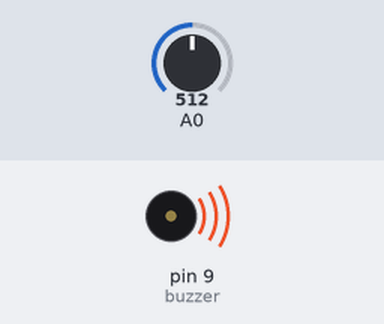
Simulated run of this sketch. Board: Arduino Uno, built with avr-gcc and run on an emulated ATmega328P. Parts: buzzer (waves = sounding). The test bench sets the inputs (shaded band); at power-on: A0 = 512. What the sketch prints to the serial monitor is not drawn.

Above: at 0.1 s.
Timing chart, 0 to 1.6 s (numbered marks = the images above):
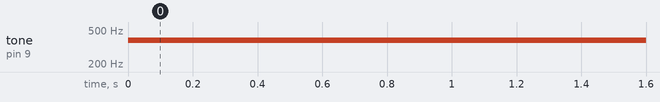

Measured:
- by itself, tone on pin 9 (buzzer): silent → 377 Hz at 0.00 s

The sketch:

buzzerWithPotentiometer.ino
```cpp
int buzzer = 9;
void setup() {
  // put your setup code here, to run once:
  Serial.begin(9600);
}

void loop() {
  // put your main code here, to run repeatedly:
  int sensorReading = analogRead(A0);
  Serial.println(sensorReading);

  int thisPitch = map(sensorReading, 400, 1000, 120,1500);

  tone(buzzer, thisPitch,20);
  delay(10);
}
```
